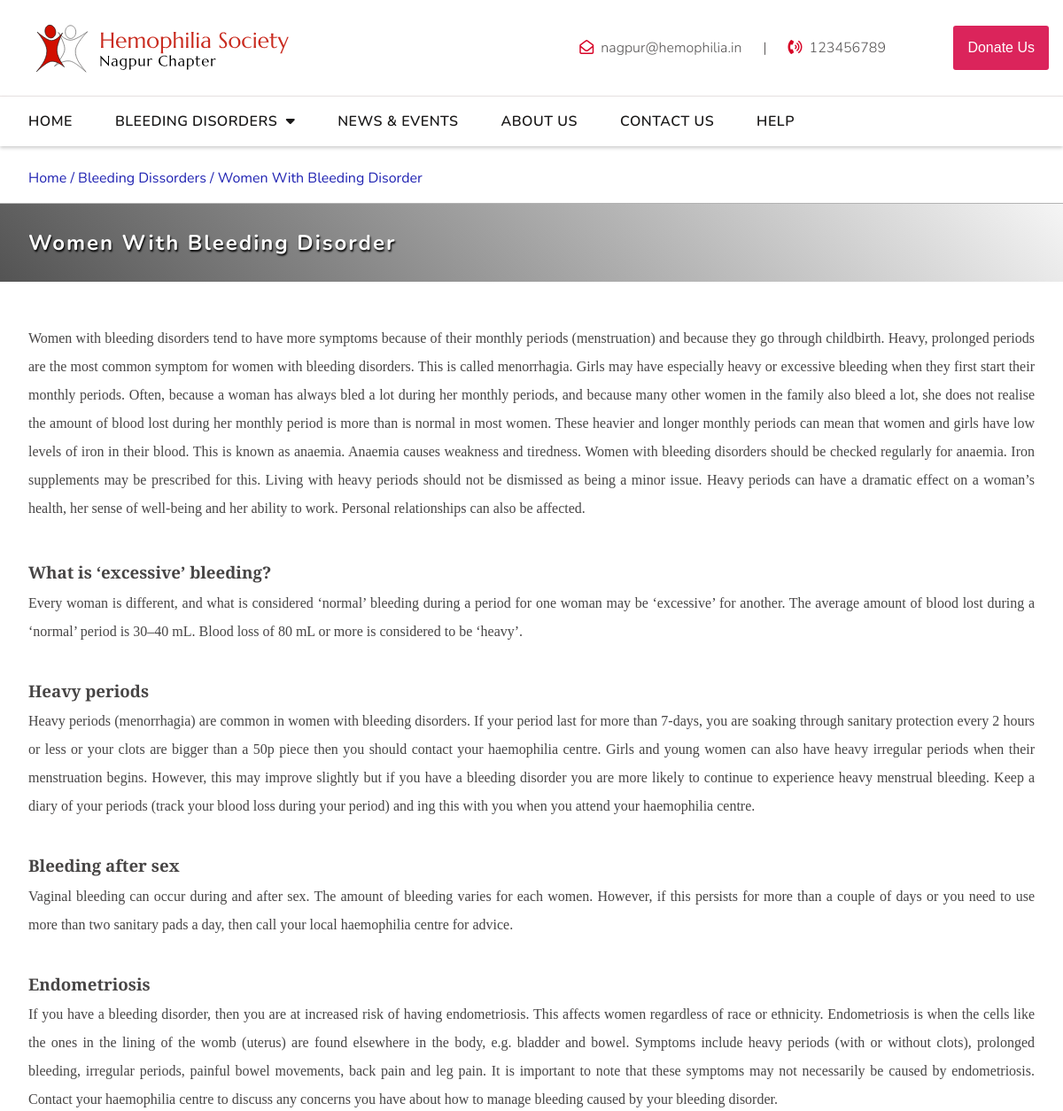
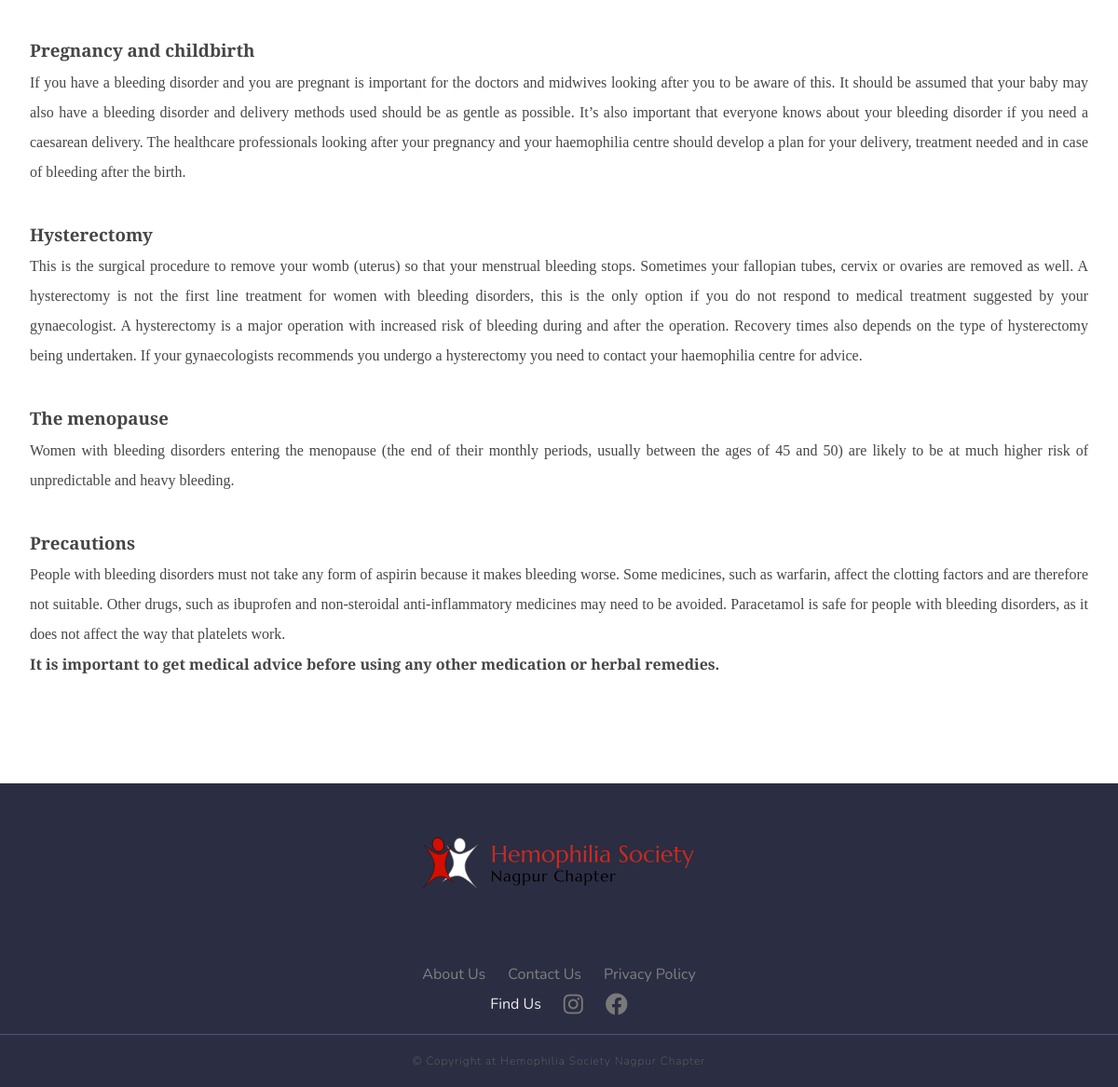
The page /women-bleeders/ on the database its author committed (2 pictures, top to bottom).
### home/models.py (models this page shows, shortened)
class posts(models.Model):
    id = models.AutoField(primary_key=True)
    category = models.ForeignKey(hsnc, on_delete=models.CASCADE)
    title = models.CharField(max_length=100,default="")
    content = HTMLField()
    slug = models.SlugField(max_length=50)
    image_1 = models.FileField(upload_to="images",null=True, blank=True)
    created_at = models.DateTimeField(auto_now_add=True)
    updated_at = models.DateTimeField(auto_now=True)

### home/views.py (the view)
# urls.py: path('women-bleeders/', views.womenBleeders, name='womenBleeders'),
def womenBleeders(request):
    query = posts.objects.filter(slug='women-with-bleeding-disorder')
    status = True
    context = {'bd':status,'query':query}
    return render(request, 'hemophilia/womenBleeders.html', context)

### home/views.py (called while the page is built)
def categories(request):
    return{'categories':hsnc.objects.all()}

### templates/hemophilia/womenBleeders.html (shortened to what this page needs)
{% extends 'base.html' %}
{% block content %}
{% for data in query %}
    <div class="row">
        <div class="col-12">
            <div class="current_url text-left">
                <p class="clr-blue ml-2 sm-m-auto"><a href="/"class="clr-blue">Home <span>/</span> </a> Bleeding Dissorders <span>/</span>
                    <a href="#"class="clr-blue"> {{data.title}}</a>
                </p>
            </div>
        </div>
        <div class="col-12 p3 bg-grey bg-property"  style="background-image:url('/media/{{data.image_1}}');">
            <div class="text-left flyer">
                <h1 class="heading c-white spacing-1">{{data.title}}</h1>
            </div>
        </div>
        <div class="col-12 col-sm-12 mt-2 p3">
            <div class="text-muted l-height-2 font-serif">
                {{data.content|safe}}</div>
        </div>
    </div>
{% endfor %}
{% endblock content %}

### static/css/style2.css (style rules this page uses)
* { margin: 0; padding: 0; box-sizing: border-box; scroll-behavior: smooth; }
:root { --btn-color:350 96% 43%; --primary-color: hsl(var(--btn-color)); --ff-color: #fafafa; --ff-color-logo: #d90429; --secondary-color: #c00000; --tirtiary-color: #ebebeb; --fourth-color: #dbdbdb; --footer-color: #2b2d42; --bg-color: white; --ff-size-4: 4rem; --ff-size-3: 3rem; --ff-size-2: 2rem; --ff-size-1: 1rem; --bg-transparent:0 100% 35%; }
body { font-family: "Nunito", sans-serif; flex-direction: column; line-height: 24px; text-rendering: optimizeSpeed; min-height: 100vh; overflow-x: hidden; }
.font-serif { font-family: 'Source Serif Pro', serif }
a { text-decoration: none; cursor: pointer; color: whitesmoke; }
.spacing-1 { letter-spacing: 1px; }
[class*="col-"] { text-align: center; width: 100%; height: 100%; }
.row { display: grid; grid-template-columns: repeat(12, 1fr); place-items: center; width: 100%; }
.col-12 { grid-column: span 12; }
.text-left { text-align: left; }
.heading { font-size: clamp(1rem, 1.7153rem + 0.9368vw, 1.5rem); letter-spacing: 2px; }
.text-muted { color: rgb(71, 69, 69); }
.mt-2 { margin-top: 2rem; }
.ml-2 { margin-left: 2rem; }
.p3 { padding-inline: 2rem; padding-block: 2rem; }
.l-height-2 { line-height: 2; }
.bg-grey { background-color: rgb(245, 245, 245); }
.c-white { color: #fff; }
.clr-blue { color:hsl(239, 70%, 41%); }
.current_url { font-size: 1rem; margin-top: 0.5rem; border-bottom: 1px solid rgb(179, 179, 179); padding: 1rem 0; }
.bg-property { background-repeat: no-repeat; background-position:right; background-size:cover; position: relative; z-index: 1; }
.bg-property:before { position: absolute; width: 100%; height: 100%; left: 0; top: 0; content: ''; z-index: -1; background:linear-gradient(45deg,rgba(15, 15, 15, 0.7),transparent) }
.flyer { text-shadow: 1px 2px 2px black;z-index: 100; }

### rows shown on the page
posts: title "Women With Bleeding Disorder", content "Women with bleeding disorders tend to have more symptoms because of their monthly periods (menstruation) and because they go through childbirth. Heavy, prolonged periods are the most common symptom for women with bleeding disorders. This is called menorrhagia. Girls may have especially heavy or excessive bleeding when they first start their monthly periods. Often, because a woman has always bled a lot during her monthly periods, and because many other women in the family also bleed a lot, she does not realise the amount of blood lost during her monthly period is more than is normal in most women. These heavier and longer monthly periods can mean that women and girls have low levels of iron…"
